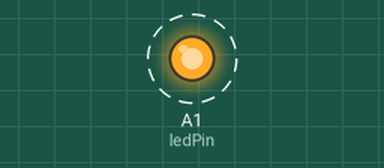
Simulated run of this sketch. Board: Arduino Uno, built with avr-gcc and run on an emulated ATmega328P. On the bench: output pins drawn as LEDs (lit = HIGH). Dashed ring = blinking.

Above: at 0.5 s.
Timing chart, 0 to 4.6 s (numbered marks = the images above):
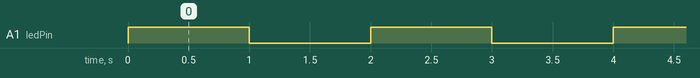

The sketch:

test.ino
```cpp
// Blink LED connected to Analog Pin A1 (Digital Pin 15)

const int ledPin = A1; // You can also use 15 instead of A1

void setup() {
  pinMode(ledPin, OUTPUT); // Set A1 as an OUTPUT
}

void loop() {
  digitalWrite(ledPin, HIGH); // Turn LED on
  delay(1000);                // Wait for 1 second
  digitalWrite(ledPin, LOW);  // Turn LED off
  delay(1000);                // Wait for 1 second
}
```

Measured:
- by itself, A1 (ledPin): alternates HIGH for 1.0 s and LOW for 1.0 s
